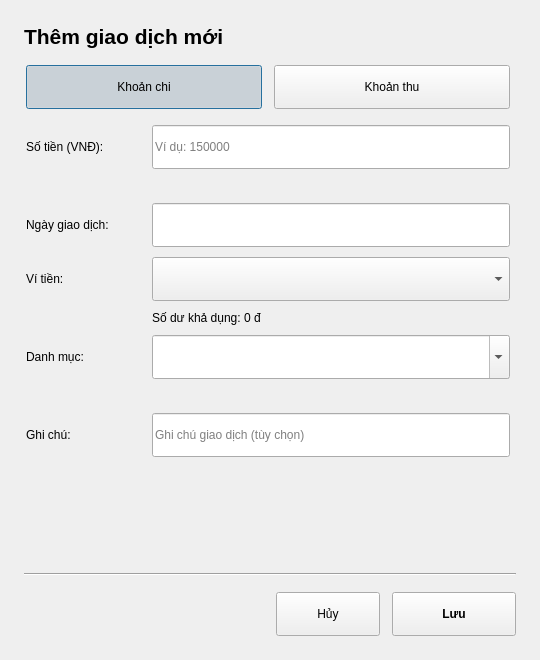
<?xml version="1.0" encoding="utf-8"?>
<ui version="4.0">
 <class>TransactionDialog</class>
 <widget class="QDialog" name="TransactionDialog">
  <property name="geometry">
   <rect>
    <x>0</x>
    <y>0</y>
    <width>540</width>
    <height>660</height>
   </rect>
  </property>
  <property name="minimumSize">
   <size>
    <width>480</width>
    <height>560</height>
   </size>
  </property>
  <property name="windowTitle">
   <string>Thông tin giao dịch</string>
  </property>
  <layout class="QVBoxLayout" name="mainLayout">
   <property name="spacing">
    <number>12</number>
   </property>
   <property name="leftMargin">
    <number>24</number>
   </property>
   <property name="topMargin">
    <number>24</number>
   </property>
   <property name="rightMargin">
    <number>24</number>
   </property>
   <property name="bottomMargin">
    <number>20</number>
   </property>
   <item>
    <widget class="QLabel" name="lblDialogTitle">
     <property name="font">
      <font>
       <family>Segoe UI</family>
       <pointsize>16</pointsize>
       <bold>true</bold>
      </font>
     </property>
     <property name="text">
      <string>Thêm giao dịch mới</string>
     </property>
     <property name="margin">
      <number>4</number>
     </property>
    </widget>
   </item>
   <item>
    <widget class="QScrollArea" name="scrollArea">
     <property name="frameShape">
      <enum>QFrame::NoFrame</enum>
     </property>
     <property name="widgetResizable">
      <bool>true</bool>
     </property>
     <property name="horizontalScrollBarPolicy">
      <enum>Qt::ScrollBarAlwaysOff</enum>
     </property>
     <widget class="QWidget" name="scrollAreaWidgetContents">
      <property name="geometry">
       <rect>
        <x>0</x>
        <y>0</y>
        <width>492</width>
        <height>500</height>
       </rect>
      </property>
      <layout class="QVBoxLayout" name="scrollLayout">
       <property name="spacing">
        <number>16</number>
       </property>
       <property name="leftMargin">
        <number>2</number>
       </property>
       <property name="topMargin">
        <number>4</number>
       </property>
       <property name="rightMargin">
        <number>6</number>
       </property>
       <property name="bottomMargin">
        <number>8</number>
       </property>
       <item>
        <widget class="QWidget" name="segmentedTypeContainer">
         <layout class="QHBoxLayout" name="layoutSegmentedType">
          <property name="spacing">
           <number>12</number>
          </property>
          <property name="leftMargin">
           <number>0</number>
          </property>
          <property name="topMargin">
           <number>0</number>
          </property>
          <property name="rightMargin">
           <number>0</number>
          </property>
          <property name="bottomMargin">
           <number>0</number>
          </property>
          <item>
           <widget class="QPushButton" name="btnTypeExpense">
            <property name="minimumSize">
             <size>
              <width>0</width>
              <height>44</height>
             </size>
            </property>
            <property name="cursor">
             <cursorShape>PointingHandCursor</cursorShape>
            </property>
            <property name="text">
             <string>Khoản chi</string>
            </property>
            <property name="checkable">
             <bool>true</bool>
            </property>
            <property name="checked">
             <bool>true</bool>
            </property>
           </widget>
          </item>
          <item>
           <widget class="QPushButton" name="btnTypeIncome">
            <property name="minimumSize">
             <size>
              <width>0</width>
              <height>44</height>
             </size>
            </property>
            <property name="cursor">
             <cursorShape>PointingHandCursor</cursorShape>
            </property>
            <property name="text">
             <string>Khoản thu</string>
            </property>
            <property name="checkable">
             <bool>true</bool>
            </property>
           </widget>
          </item>
         </layout>
        </widget>
       </item>
       <item>
        <layout class="QGridLayout" name="gridLayoutForm">
         <property name="horizontalSpacing">
          <number>16</number>
         </property>
         <property name="verticalSpacing">
          <number>10</number>
         </property>
         <item row="0" column="0">
          <widget class="QLabel" name="lblAmountTag">
           <property name="minimumSize">
            <size>
             <width>110</width>
             <height>44</height>
            </size>
           </property>
           <property name="alignment">
            <set>Qt::AlignLeading|Qt::AlignLeft|Qt::AlignVCenter</set>
           </property>
           <property name="text">
            <string>Số tiền (VNĐ):</string>
           </property>
          </widget>
         </item>
         <item row="0" column="1">
          <widget class="QLineEdit" name="edtAmount">
           <property name="minimumSize">
            <size>
             <width>0</width>
             <height>44</height>
            </size>
           </property>
           <property name="placeholderText">
            <string>Ví dụ: 150000</string>
           </property>
          </widget>
         </item>
         <item row="1" column="1">
          <widget class="QLabel" name="lblAmountWarning">
           <property name="wordWrap">
            <bool>true</bool>
           </property>
           <property name="text">
            <string/>
           </property>
          </widget>
         </item>
         <item row="2" column="0">
          <widget class="QLabel" name="lblDateTag">
           <property name="minimumSize">
            <size>
             <width>110</width>
             <height>44</height>
            </size>
           </property>
           <property name="alignment">
            <set>Qt::AlignLeading|Qt::AlignLeft|Qt::AlignVCenter</set>
           </property>
           <property name="text">
            <string>Ngày giao dịch:</string>
           </property>
          </widget>
         </item>
         <item row="2" column="1">
          <widget class="DatePickerField" name="dteDate">
           <property name="minimumSize">
            <size>
             <width>0</width>
             <height>44</height>
            </size>
           </property>
           
          </widget>
         </item>
         <item row="3" column="0">
          <widget class="QLabel" name="lblWalletTag">
           <property name="minimumSize">
            <size>
             <width>110</width>
             <height>44</height>
            </size>
           </property>
           <property name="alignment">
            <set>Qt::AlignLeading|Qt::AlignLeft|Qt::AlignVCenter</set>
           </property>
           <property name="text">
            <string>Ví tiền:</string>
           </property>
          </widget>
         </item>
         <item row="3" column="1">
          <widget class="QComboBox" name="cboWallet">
           <property name="minimumSize">
            <size>
             <width>0</width>
             <height>44</height>
            </size>
           </property>
          </widget>
         </item>
         <item row="4" column="1">
          <widget class="QLabel" name="lblWalletBalance">
           <property name="wordWrap">
            <bool>true</bool>
           </property>
           <property name="text">
            <string>Số dư khả dụng: 0 đ</string>
           </property>
          </widget>
         </item>
         <item row="5" column="0">
          <widget class="QLabel" name="lblCategoryTag">
           <property name="minimumSize">
            <size>
             <width>110</width>
             <height>44</height>
            </size>
           </property>
           <property name="alignment">
            <set>Qt::AlignLeading|Qt::AlignLeft|Qt::AlignVCenter</set>
           </property>
           <property name="text">
            <string>Danh mục:</string>
           </property>
          </widget>
         </item>
         <item row="5" column="1">
          <widget class="QComboBox" name="cboCategory">
           <property name="minimumSize">
            <size>
             <width>0</width>
             <height>44</height>
            </size>
           </property>
           <property name="editable">
            <bool>true</bool>
           </property>
          </widget>
         </item>
         <item row="6" column="1">
          <widget class="QLabel" name="lblCategoryHint">
           <property name="wordWrap">
            <bool>true</bool>
           </property>
           <property name="text">
            <string/>
           </property>
          </widget>
         </item>
         <item row="7" column="0">
          <widget class="QLabel" name="lblNoteTag">
           <property name="minimumSize">
            <size>
             <width>110</width>
             <height>44</height>
            </size>
           </property>
           <property name="alignment">
            <set>Qt::AlignLeading|Qt::AlignLeft|Qt::AlignVCenter</set>
           </property>
           <property name="text">
            <string>Ghi chú:</string>
           </property>
          </widget>
         </item>
         <item row="7" column="1">
          <widget class="QLineEdit" name="edtNote">
           <property name="minimumSize">
            <size>
             <width>0</width>
             <height>44</height>
            </size>
           </property>
           <property name="placeholderText">
            <string>Ghi chú giao dịch (tùy chọn)</string>
           </property>
          </widget>
         </item>
        </layout>
       </item>
       <item>
        <spacer name="verticalSpacer">
         <property name="orientation">
          <enum>Qt::Vertical</enum>
         </property>
         <property name="sizeHint" stdset="0">
          <size>
           <width>20</width>
           <height>10</height>
          </size>
         </property>
        </spacer>
       </item>
      </layout>
     </widget>
    </widget>
   </item>
   <item>
    <widget class="QFrame" name="lineSeparator">
     <property name="frameShape">
      <enum>QFrame::HLine</enum>
     </property>
     <property name="frameShadow">
      <enum>QFrame::Sunken</enum>
     </property>
    </widget>
   </item>
   <item>
    <layout class="QHBoxLayout" name="footerLayout">
     <property name="spacing">
      <number>12</number>
     </property>
     <property name="topMargin">
      <number>4</number>
     </property>
     <property name="bottomMargin">
      <number>4</number>
     </property>
     <item>
      <spacer name="spacerBottom">
       <property name="orientation">
        <enum>Qt::Horizontal</enum>
       </property>
       <property name="sizeHint" stdset="0">
        <size>
         <width>40</width>
         <height>20</height>
        </size>
       </property>
      </spacer>
     </item>
     <item>
      <widget class="QPushButton" name="btnCancel">
       <property name="minimumSize">
        <size>
         <width>104</width>
         <height>44</height>
        </size>
       </property>
       <property name="cursor">
        <cursorShape>PointingHandCursor</cursorShape>
       </property>
       <property name="text">
        <string>Hủy</string>
       </property>
       <property name="role" stdset="0">
        <string notr="true">secondary</string>
       </property>
      </widget>
     </item>
     <item>
      <widget class="QPushButton" name="btnSave">
       <property name="minimumSize">
        <size>
         <width>124</width>
         <height>44</height>
        </size>
       </property>
       <property name="font">
        <font>
         <weight>75</weight>
         <bold>true</bold>
        </font>
       </property>
       <property name="cursor">
        <cursorShape>PointingHandCursor</cursorShape>
       </property>
       <property name="text">
        <string>Lưu</string>
       </property>
       <property name="role" stdset="0">
        <string notr="true">primary</string>
       </property>
      </widget>
     </item>
    </layout>
   </item>
  </layout>
 </widget>
 <resources/>
 <connections/>
 <customwidgets>
  <customwidget>
   <class>DatePickerField</class>
   <extends>QLineEdit</extends>
   <header>widgets/date_picker_field.h</header>
  </customwidget>
 </customwidgets>
</ui>
